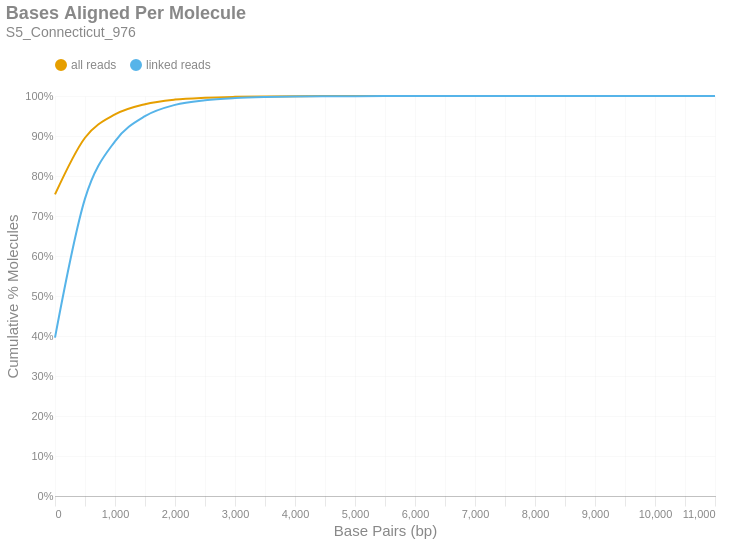

Here is the notebook cell this chart was saved with:
### Markdown cell above
### Bases Aligned Per Molecule
This is a cumulative frequency distribution showing the number of base pairs aligned per unique molecule. These data are shown in 500 bp bins. There are two distributions: one with `all reads` (yellow) and another with only `linked reads` (blue). The percent of molecules in the `linked reads` distribution is relative to the total number of linked molecules.

### Code cell
if SKIPLR:
    print_html(f"Skipped")
else:
    binned_df = consolidated_hist(valids['aligned_bp'], mask, 500, True)
    with SafeRender(binned_df):
        (
            density_plot(binned_df, 'Bases Aligned Per Molecule', samplename, 'basesper')
            .encode(
                x=alt.X('bin:Q', title="Base Pairs (bp)").axis(tickMinStep=500).scale(padding=0),
                y=alt.Y('value:Q', title='Cumulative % Molecules')
                    .axis(format='%')
                    .scale(domain = [0,1])
                    .stack(False),
                color=alt.Color("key:N").scale(domain = ["all reads", "linked reads"]),
                tooltip = [
                    alt.Tooltip("key:N", title = "Data Type"),
                    alt.Tooltip("range_label:N", title="Bases Aligned Per Molecule"),
                    alt.Tooltip("value:Q", format = ".2%", title="% Molecules (Cum.)")
                ]
            )
        ).display()

### Figure 1 — Vega-Lite specification as saved in the notebook (floating-point values rounded to 4 significant figures)
{"width": "container", "height": 400, "config": {"title": {"anchor": "start", "dy": -15, "fontSize": 18, "color": "#888888", "subtitleColor": "#888888", "subtitleFontSize": 14}, "arc": {"fill": "#0072B2"}, "axis": {"domainColor": "#888888", "domainWidth": 0.5, "gridWidth": 0.2, "grid": false, "titleFontWeight": 400, "titleFontSize": 15, "labelFontSize": 11, "labelColor": "#888888", "tickColor": "#888888", "tickWidth": 0.2, "titleColor": "#888888"}, "axisBand": {"grid": false}, "axisX": {"grid": true, "tickSize": 10, "domainCap": "round"}, "axisY": {"domain": false, "grid": true, "tickSize": 0, "domainCap": "round"}, "background": "transparent", "header": {"labelFontSize": 15, "labelColor": "#888888", "titleFontSize": 15, "titleFontWeight": 600, "titleColor": "#888888"}, "legend": {"labelFont": "sans-serif", "labelFontSize": 12, "labelColor": "#888888", "symbolSize": 100, "symbolType": "circle", "titleFontSize": 12, "titlePadding": 10, "titleColor": "#888888", "title": null, "orient": "top"}, "range": {"category": ["#E69F00", "#56B4E9", "#009E73", "#F0E442", "#0072B2", "#D55E00", "#CC79A7", "#000000"], "diverging": ["#cfe8f3", "#a2d4ec", "#73bfe2", "#46abdb", "#1696d2", "#12719e"]}, "area": {"fill": "#0072B2", "fillOpacity": 0.7, "line": true, "strokeOpacity": 0.7}, "line": {"color": "#0072B2", "stroke": "#0072B2", "strokeWidth": 2}, "trail": {"color": "#0072B2", "stroke": "#0072B2", "strokeWidth": 0, "size": 1}, "point": {"filled": true, "fillOpacity": 1.0, "size": 95}, "text": {"color": "#888888", "fontSize": 11, "align": "right", "fontWeight": 400, "size": 11}, "bar": {"fill": "#0072B2", "stroke": null}, "view": {"stroke": null, "continuousWidth": 660, "continuousHeight": 400}}, "data": {"name": "data-ea405129e4884d9404f1ac972da5a6b2"}, "mark": {"type": "line", "interpolate": "monotone", "point": {"opacity": 0, "size": 275}}, "encoding": {"color": {"field": "key", "scale": {"domain": ["all reads", "linked reads"]}, "type": "nominal"}, "tooltip": [{"field": "key", "title": "Data Type", "type": "nominal"}, {"field": "range_label", "title": "Bases Aligned Per Molecule", "type": "nominal"}, {"field": "value", "format": ".2%", "title": "% Molecules (Cum.)", "type": "quantitative"}], "x": {"axis": {"tickMinStep": 500}, "field": "bin", "scale": {"padding": 0}, "title": "Base Pairs (bp)", "type": "quantitative"}, "y": {"axis": {"format": "%"}, "field": "value", "scale": {"domain": [0, 1]}, "stack": false, "title": "Cumulative % Molecules", "type": "quantitative"}}, "params": [{"name": "param_c36ac31b6afebe62", "select": {"type": "point", "fields": ["key"]}, "bind": "legend"}], "title": {"text": "Bases Aligned Per Molecule", "subtitle": "S5_Connecticut_976"}, "transform": [{"fold": ["all reads (cumsum)", "linked reads (cumsum)"]}, {"calculate": "replace(datum.key, ' (cumsum)', '')", "as": "key"}, {"filter": {"param": "param_c36ac31b6afebe62"}}], "usermeta": {"embedOptions": {"downloadFileName": "S5_Connecticut_976.basesper"}}, "$schema": "https://vega.github.io/schema/vega-lite/v6.1.0.json", "datasets": {"data-ea405129e4884d9404f1ac972da5a6b2": [{"bin": "0.0", "interval": "0.0-500.0", "all reads": 0.7539, "linked reads": 0.396, "all reads (cumsum)": 0.7539, "linked reads (cumsum)": 0.396, "range_label": "0-499"}, {"bin": "500.0", "interval": "500.0-1000.0", "all reads": 0.1418, "linked reads": 0.3475, "all reads (cumsum)": 0.8957, "linked reads (cumsum)": 0.7435, "range_label": "500-999"}, {"bin": "1000.0", "interval": "1000.0-1500.0", "all reads": 0.05828, "linked reads": 0.1433, "all reads (cumsum)": 0.954, "linked reads (cumsum)": 0.8868, "range_label": "1000-1499"}, {"bin": "1500.0", "interval": "1500.0-2000.0", "all reads": 0.02556, "linked reads": 0.06287, "all reads (cumsum)": 0.9795, "linked reads (cumsum)": 0.9497, "range_label": "1500-1999"}, {"bin": "2000.0", "interval": "2000.0-2500.0", "all reads": 0.01143, "linked reads": 0.02812, "all reads (cumsum)": 0.991, "linked reads (cumsum)": 0.9778, "range_label": "2000-2499"}, {"bin": "2500.0", "interval": "2500.0-3000.0", "all reads": 0.004715, "linked reads": 0.0116, "all reads (cumsum)": 0.9957, "linked reads (cumsum)": 0.9894, "range_label": "2500-2999"}, {"bin": "3000.0", "interval": "3000.0-3500.0", "all reads": 0.002191, "linked reads": 0.005389, "all reads (cumsum)": 0.9979, "linked reads (cumsum)": 0.9948, "range_label": "3000-3499"}, {"bin": "3500.0", "interval": "3500.0-4000.0", "all reads": 0.001077, "linked reads": 0.002648, "all reads (cumsum)": 0.9989, "linked reads (cumsum)": 0.9974, "range_label": "3500-3999"}, {"bin": "4000.0", "interval": "4000.0-4500.0", "all reads": 0.0005361, "linked reads": 0.001318, "all reads (cumsum)": 0.9995, "linked reads (cumsum)": 0.9987, "range_label": "4000-4499"}, {"bin": "4500.0", "interval": "4500.0-5000.0", "all reads": 0.0002531, "linked reads": 0.0006224, "all reads (cumsum)": 0.9997, "linked reads (cumsum)": 0.9993, "range_label": "4500-4999"}, {"bin": "5000.0", "interval": "5000.0-5500.0", "all reads": 0.0001293, "linked reads": 0.0003181, "all reads (cumsum)": 0.9999, "linked reads (cumsum)": 0.9997, "range_label": "5000-5499"}, {"bin": "5500.0", "interval": "5500.0-6000.0", "all reads": 6.718e-05, "linked reads": 0.0001652, "all reads (cumsum)": 0.9999, "linked reads (cumsum)": 0.9998, "range_label": "5500-5999"}, {"bin": "6000.0", "interval": "6000.0-6500.0", "all reads": 3.624e-05, "linked reads": 8.913e-05, "all reads (cumsum)": 1.0, "linked reads (cumsum)": 0.9999, "range_label": "6000-6499"}, {"bin": "6500.0", "interval": "6500.0-7000.0", "all reads": 1.488e-05, "linked reads": 3.659e-05, "all reads (cumsum)": 1.0, "linked reads (cumsum)": 1.0, "range_label": "6500-6999"}, {"bin": "7000.0", "interval": "7000.0-7500.0", "all reads": 9.576e-06, "linked reads": 2.355e-05, "all reads (cumsum)": 1.0, "linked reads (cumsum)": 1.0, "range_label": "7000-7499"}, {"bin": "7500.0", "interval": "7500.0-8000.0", "all reads": 5.451e-06, "linked reads": 1.341e-05, "all reads (cumsum)": 1.0, "linked reads (cumsum)": 1.0, "range_label": "7500-7999"}, {"bin": "8000.0", "interval": "8000.0-8500.0", "all reads": 2.357e-06, "linked reads": 5.797e-06, "all reads (cumsum)": 1.0, "linked reads (cumsum)": 1.0, "range_label": "8000-8499"}, {"bin": "8500.0", "interval": "8500.0-9000.0", "all reads": 1.031e-06, "linked reads": 2.536e-06, "all reads (cumsum)": 1.0, "linked reads (cumsum)": 1.0, "range_label": "8500-8999"}, {"bin": "9000.0", "interval": "9000.0-9500.0", "all reads": 4.42e-07, "linked reads": 1.087e-06, "all reads (cumsum)": 1.0, "linked reads (cumsum)": 1.0, "range_label": "9000-9499"}, {"bin": "9500.0", "interval": "9500.0-10000.0", "all reads": 0.0, "linked reads": 0.0, "all reads (cumsum)": 1.0, "linked reads (cumsum)": 1.0, "range_label": "9500-9999"}, {"bin": "10000.0", "interval": "10000.0-10500.0", "all reads": 2.946e-07, "linked reads": 7.246e-07, "all reads (cumsum)": 1.0, "linked reads (cumsum)": 1.0, "range_label": "10000-10499"}, {"bin": "10500.0", "interval": "10500.0-11000.0", "all reads": 1.473e-07, "linked reads": 3.623e-07, "all reads (cumsum)": 1.0, "linked reads (cumsum)": 1.0, "range_label": "10500-10999"}, {"bin": "11000.0", "interval": "11000.0-11500.0", "all reads": 2.946e-07, "linked reads": 7.246e-07, "all reads (cumsum)": 1.0, "linked reads (cumsum)": 1.0, "range_label": "11000-11499"}]}}
